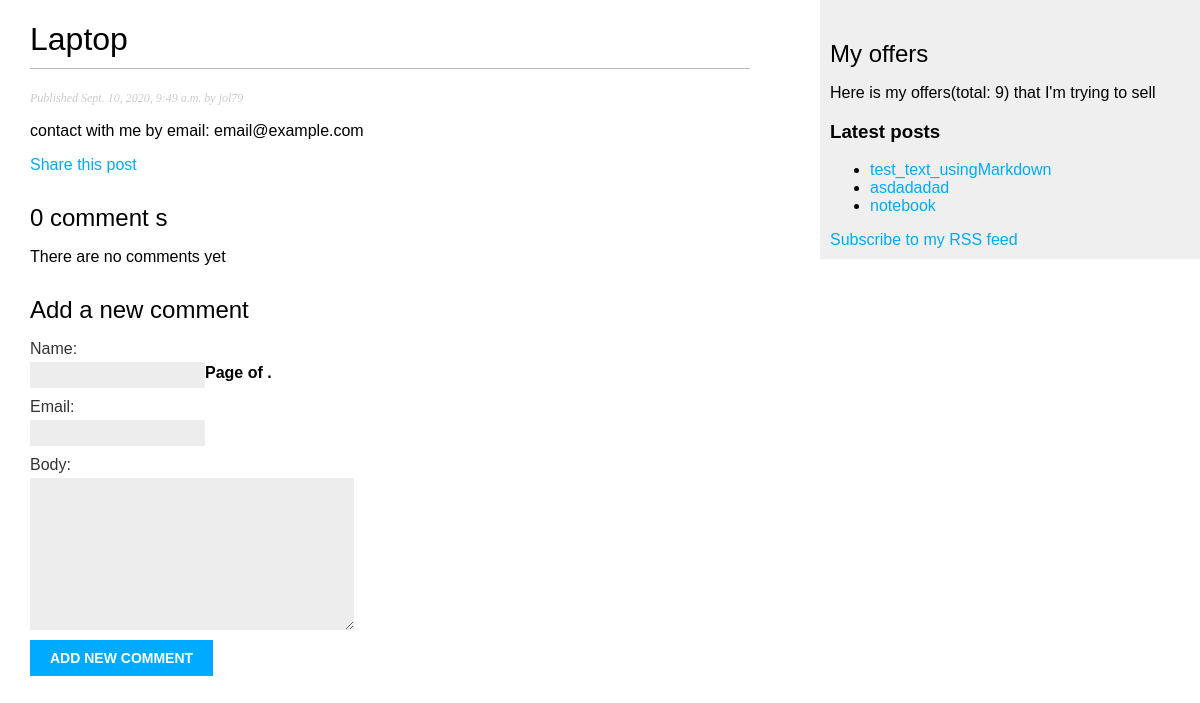
/blog/2020/9/10/laptop/, run on the app's committed database.
### blog/models.py (models this page shows, shortened)
class Post(models.Model):
    STATUS_CHOICES = (
        ('draft', 'Draft'),
        ('published', 'Published'),
    )
    title = models.CharField(max_length=250)
    slug = models.SlugField(max_length=250,
                            unique_for_date='publish')
    author = models.ForeignKey(User,
                               on_delete=models.CASCADE,
                               related_name='blog_posts')
    body = models.TextField()
    publish = models.DateTimeField(default=timezone.now)
    created = models.DateTimeField(auto_now_add=True)
    updated = models.DateTimeField(auto_now=True)
    status = models.CharField(max_length=10,
                              choices=STATUS_CHOICES,
                              default='draft')
    objects = models.Manager()
    published = PublishedManager()
    tags = TaggableManager()
    def get_absolute_url(self):
        return reverse('blog:post_detail',
                       args=[self.publish.year,
                             self.publish.month,
                             self.publish.day,
                             self.slug])
    class Meta:
        ordering = ['-publish']

### blog/views.py (the view)
def post_detail(request, year, month, day, post):
    post = get_object_or_404(Post, slug=post,
                             status="published",
                             publish__year=year,
                             publish__month=month,
                             publish__day=day)
    comments = post.comments.filter(active=True)
    new_comment = None
    if request.method == "Post":
        comment_form = CommentForm(data=request.POST)
        if comment_form.is_valid():
            new_comment = comment_form.save(commit=False)
            new_comment.post = post
            new_comment.save()
    else:
        comment_form = CommentForm()
    return render(request,
                  'blog/post/detail.html',
                  {'post': post,
                   'comments': comments,
                   'new_comment': new_comment,
                   'comment_form': comment_form})

### blog/forms.py
class CommentForm(forms.ModelForm):
    class Meta:
        model = Comment
        fields = ('name', 'email', 'body')

### blog/models.py (called while the page is built)
    def get_queryset(self):
        return super(PublishedManager,
                     self).get_queryset()\
                          .filter(status="published")

### blog/templatetags/blog_tags.py (called while the page is built)
@register.filter(name="markdown")
def markdown_format(text):
    return mark_safe(markdown.markdown(text))

@register.simple_tag
def total_posts():
    return Post.published.count()

@register.inclusion_tag('blog/post/latest_posts.html')
def show_latest_posts(count=5):
    latest_posts = Post.published.order_by('-publish')[:count]
    return {'latest_posts': latest_posts}

### blog/templates/blog/post/detail.html (shortened to what this page needs)
{% extends "blog/base.html" %}
{% load blog_tags %}
{% block content %}
    <h1>
        {{ post.title }}
    </h1>
    <p class="date">
        Published {{ post.publish }} by {{ post.author }}
    </p>
    {{ post.body|markdown }}
    <p>
        <a href="{% url "blog:post_share" post.id %}">
            Share this post
        </a>
    </p>
    {% with comments.count as total_comments %}
        <h2>
            {{ total_comments }} comment {{ total_comments|pluralize }}
        </h2>
    {% endwith %}
    {% for comment in comments %}
        <div class="comment">
            <p class="info">
                Comment {{ forloop.counter }} by {{ comment.name }}
                {{ comment.created }}
            </p>
            {{ comment.body|linebreaks }}
        </div>
    {% empty %}
        <p> There are no comments yet </p>
    {% endfor %}
    {% if new_comment %}
        <h2>Your new comment has been added</h2>
    {% else %}
        <h2>Add a new comment</h2>
        <form method="post">
            {{ comment_form.as_p }}
            <p><input type="submit" value="Add new comment"></p>
        </form>
    {% endif %}
    {% include "pagination.html" with page=page_obj %}
{% endblock %}

### blog/templates/blog/post/latest_posts.html
<ul>
    {% for post in latest_posts %}
        <li>
            <a href="{{ post.get_absolute_url }}">
                {{ post.title }}
            </a>
        </li>
    {% endfor %}
</ul>

### blog/static/css/blog.css (style rules this page uses)
body { margin:0; padding:0; font-family:helvetica, sans-serif; }
a { color:#00abff; text-decoration:none; }
h1 { font-weight:normal; border-bottom:1px solid #bbb; padding:0 0 10px 0; }
h2 { font-weight:normal; margin:30px 0 0; }
p.date { color:#ccc; font-family: georgia, serif; font-size: 12px; font-style: italic; }
label { float:left; clear:both; color:#333; margin-bottom:4px; }
input, textarea { clear:both; float:left; margin:0 0 10px; background:#ededed; border:0; padding:6px 10px; font-size:12px; }
input[type=submit] { font-weight:bold; background:#00abff; color:#fff; padding:10px 20px; font-size:14px; text-transform:uppercase; }

### data on the page
Post: title "Laptop", publish "Sept. 10, 2020, 9:49 a.m.", author "jol79", body "contact with me by email: email@example.com"
Post: title "test_text_usingMarkdown"
Post: title "asdadadad"
Post: title "notebook"

### other printed values
{{ total_comments }} "0"
